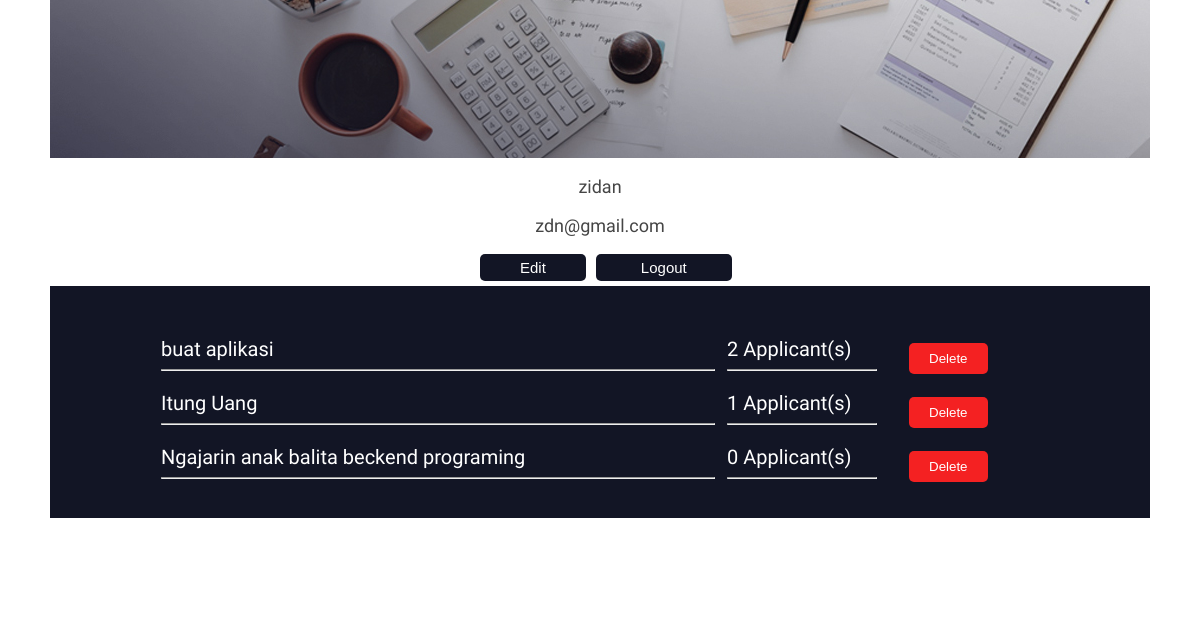
The page /company/profile-comp.php (signed in) on the database its author committed.
### tables this page shows
CREATE TABLE `users` (
  `id` int(11) NOT NULL,
  `username` varchar(255) NOT NULL,
  `password` varchar(255) NOT NULL,
  `role` enum('Mahasiswa','Perusahaan','Admin') NOT NULL,
  `email` varchar(255) NOT NULL,
  `name` varchar(255) NOT NULL,
  `profile_picture` varchar(255) DEFAULT 'default_profile_picture.png'
);

CREATE TABLE `jobs` (
  `id` int(11) NOT NULL,
  `company_id` int(11) NOT NULL,
  `title` varchar(255) NOT NULL,
  `description` text NOT NULL,
  `requirements` text NOT NULL,
  `salary` decimal(10,2) NOT NULL,
  `deadline` date NOT NULL,
  `category` varchar(50) NOT NULL
);

### company/profile-comp.php (the view, shortened to what this page needs)
<?php
include '../db_connection.php';
$company_id = $_SESSION['user_id'];
$sql_company = "SELECT name, email, profile_picture FROM users WHERE id = ?";
$stmt_company = $conn->prepare($sql_company);
$stmt_company->bind_param("i", $company_id);
$stmt_company->execute();
$result_company = $stmt_company->get_result();
$company = $result_company->fetch_assoc();
$sql_jobs = "SELECT j.id, j.title, j.category, j.requirements, COUNT(a.id) as applicant_count
             FROM jobs j
             LEFT JOIN applications a ON j.id = a.job_id
             WHERE j.company_id = ?
             GROUP BY j.id";
$stmt_jobs = $conn->prepare($sql_jobs);
$stmt_jobs->bind_param("i", $company_id);
$stmt_jobs->execute();
$result_jobs = $stmt_jobs->get_result();
?>
<!DOCTYPE html>
<html>
<head>
    <link rel="stylesheet" type="text/css" href="../CSS/profile-comp.css">
</head>
<body>
    <div class="container">
        <div class="header">
        </div>
        <div class="teks">
            <p><?php echo $company['name']; ?></p>
            <p><?php echo $company['email']; ?></p>
        </div>
        <div id="edit">
            <a href="edit-comp.php">Edit</a>
        </div>
        <div id="logout">
            <a href="../logout.php">Logout</a>
        </div>
        <div class="bawah">
            <table width="900px" align="center" cellspacing="10px">
                <?php
                if ($result_jobs->num_rows > 0) {
                    while ($row = $result_jobs->fetch_assoc()) {
                        echo "<tr>";
                        echo "<td><a href='about-job.php?id={$row['id']}'><font>{$row['title']}</font></a><hr></td>";
                        echo "<td width='150px'><font>{$row['applicant_count']} Applicant(s)</font><hr></td>";
                        echo "<td width='150px'><a href='delete-job.php?id={$row['id']}'><button>Delete</button></a></td>";
                        echo "</tr>";
                    }
                } else {
                    echo "<tr><td colspan='3'>No jobs posted.</td></tr>";
                }
                ?>
            </table>
        </div>
    </div>
</body>
</html>

### CSS/profile-comp.css (style rules this page uses)
body { background-color: white; }
.container { width: 1100px; height: 592px; margin: auto; padding-top: 10px; background-color: white; }
.header { background-image: url(../Images/header.jpg); padding: 80px; padding-right: 80px; margin-top: -20px; }
.teks p { font-family: 'Oswald', sans-serif; color: #454545; font-size: 18px; text-align: center; }
#edit a { text-decoration: none; padding: 5px; padding-right: 40px; padding-left: 40px; border-radius: 5px; background-color: #121525; border-style: none; font-family: arial; font-size: 15px; color: white; transition: 0.6s; margin-left: 430px; float: left; }
#logout a { position: absolute; text-decoration: none; padding: 5px; padding-right: 45px; padding-left: 45px; border-radius: 5px; background-color: #121525; border-style: none; font-family: arial; font-size: 15px; color: white; transition: 0.6s; margin-left: 10px; }
.bawah { background-color: #121525; width: 1060px; margin-top: 50px; padding: 20px; }
.bawah button { padding: 8px; padding-right: 20px; padding-left: 20px; border-radius: 5px; background-color: #f42122; font-family: arial; color: white; transition: 0.6s; float: left; border-style: none; margin-left: 20px; }
.bawah a { text-decoration: none; }
.bawah table { margin-top: 20px; }
.bawah table tr td font { font-family: 'Oswald', sans-serif; font-size: 20px; margin-bottom: 10px; color: white; }

### rows shown on the page
users: name "zidan", email "zdn@gmail.com"
jobs: title "buat aplikasi", applicant_count "2"
jobs: title "Itung Uang", applicant_count "1"
jobs: title "Ngajarin anak balita beckend programing", applicant_count "0"
